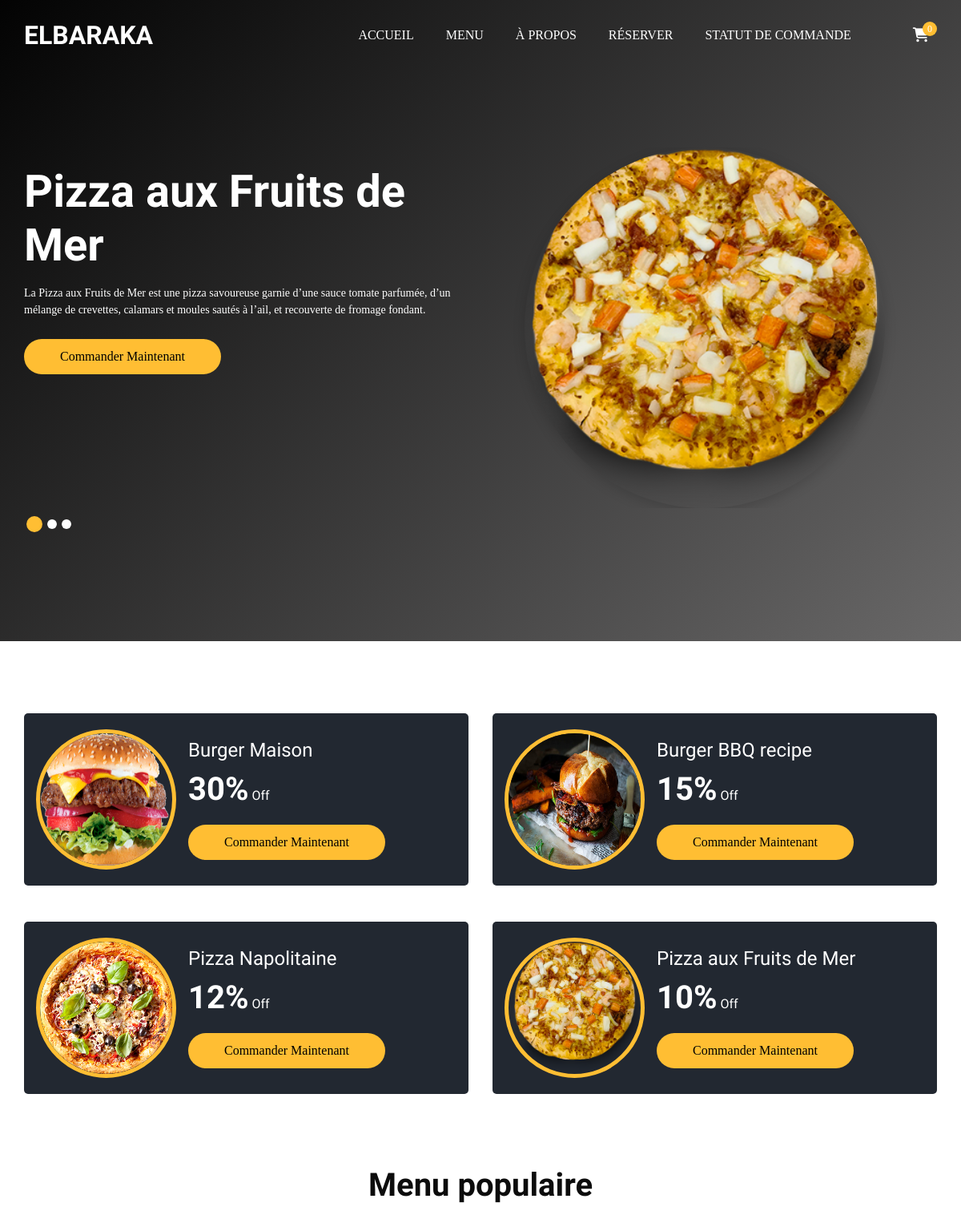
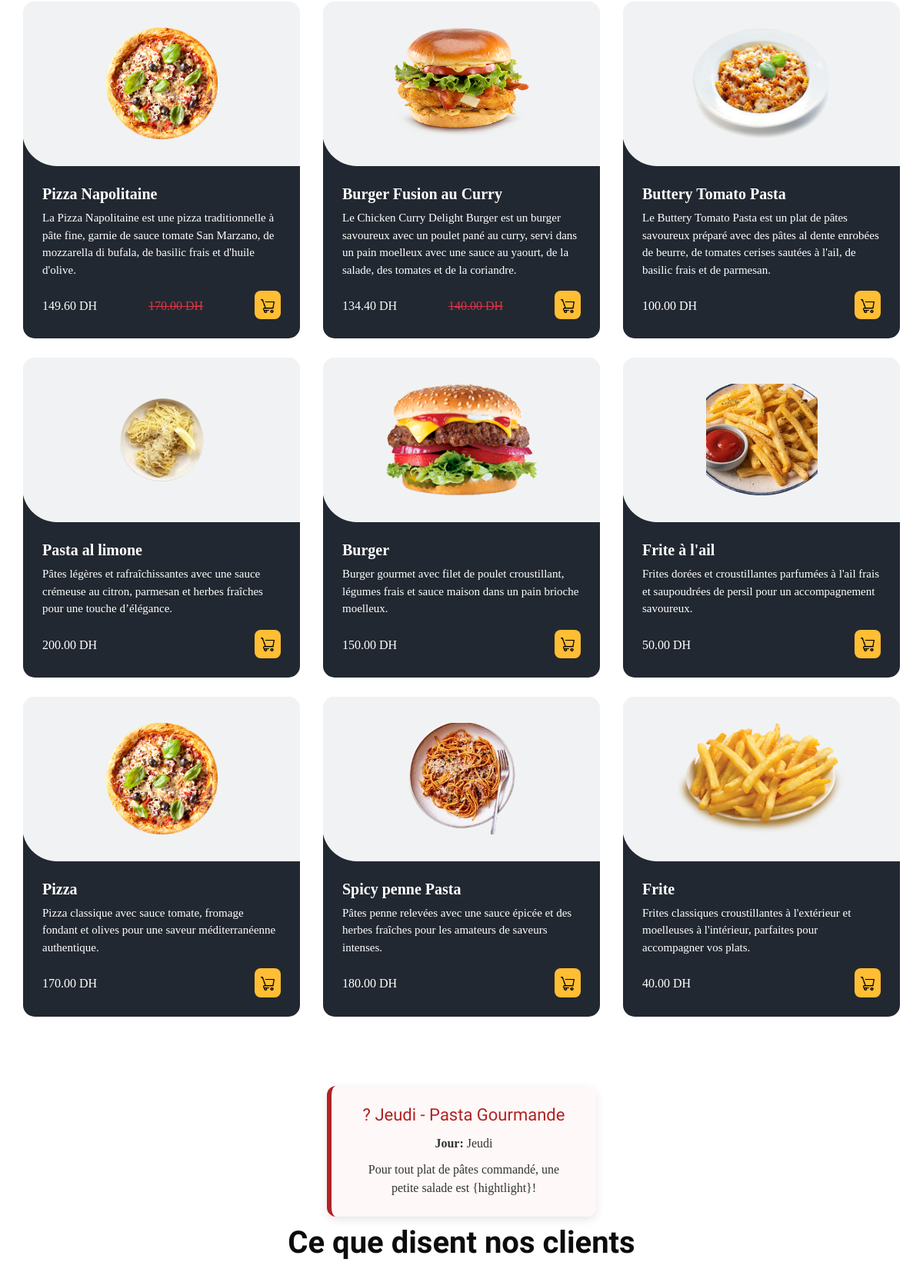
/client/index.php (upper part), run on the app's committed database (2 pictures, top to bottom).
### tables this page shows
CREATE TABLE `menu_items` (
  `id` int(11) NOT NULL,
  `name` varchar(255) NOT NULL,
  `description` text NOT NULL,
  `price` decimal(10,2) NOT NULL,
  `discount` int(11) NOT NULL DEFAULT 0,
  `image_url` varchar(255) NOT NULL,
  `sales_count` int(11) DEFAULT 0,
  `category_id` int(11) DEFAULT NULL,
  `created_at` timestamp NOT NULL DEFAULT current_timestamp()
);

CREATE TABLE `promotions` (
  `id` int(11) NOT NULL,
  `day_name` varchar(50) NOT NULL,
  `day_of_week` int(11) NOT NULL,
  `title` varchar(255) NOT NULL,
  `description` text NOT NULL,
  `highlight_text` varchar(255) DEFAULT NULL
);

### client/food_section.php (the view)
<?php
    require_once 'db.php';
    function getMenuItems()
    {
        global $pdo;
        try {
            $stmt = $pdo->query("SELECT *, price - (price * discount / 100) AS discounted_price FROM menu_items ORDER BY sales_count LIMIT 9");
            return $stmt->fetchAll(PDO::FETCH_ASSOC);
        } catch (PDOException $e) {
            error_log("Query failed: " . $e->getMessage());
            return [];
        }
    }
    $menuItems = getMenuItems();
?>
<section class="food_section layout_padding-bottom">
    <div class="container">
        <div class="heading_container heading_center">
            <h2>Menu populaire</h2>
        </div>
        <div class="filters-content">
            <div class="row grid">
                <?php if (! empty($menuItems)): ?>
<?php foreach ($menuItems as $item): ?>
                        <div class="col-sm-6 col-lg-4 all">
                            <div class="box">
                                <div>
                                    <div class="img-box">
                                        <img src="<?php echo htmlspecialchars($item['image_url']); ?>" alt="<?php echo htmlspecialchars($item['name']); ?>" />
                                    </div>
                                    <div class="detail-box">
                                        <h5><?php echo htmlspecialchars($item['name']); ?></h5>
                                        <p><?php echo htmlspecialchars($item['description']); ?></p>
                                        <div class="options">
                                            <?php if ($item['discount'] > 0): ?>
                                                <h6 class="text-light"><?php echo htmlspecialchars(number_format($item['discounted_price'], 2)); ?> DH</h6>
                                                <h6 class="text-danger"><del><?php echo htmlspecialchars(number_format($item['price'], 2)); ?> DH</del></h6>
                                            <?php else: ?>
                                                <h6><?php echo htmlspecialchars(number_format($item['price'], 2)); ?> DH</h6>
                                            <?php endif; ?>
                                            <button class="add-to-cart" onclick="addToCart(<?php echo htmlspecialchars($item['id']); ?>)">
                                                <img src="icons/cart.png" alt="Add to cart" width="22px">
                                            </button>
                                        </div>
                                    </div>
                                </div>
                            </div>
                        </div>
                    <?php endforeach; ?>
<?php else: ?>
                    <div class="col-12 text-center">
                        <p>No menu items available.</p>
                    </div>
                <?php endif; ?>
            </div>
        </div>
    </div>
</section>

### client/header.php (shortened to what this page needs)
<!DOCTYPE html>
<html>
  <head>
    <link rel="stylesheet" type="text/css" href="css/bootstrap.css" />
    <link
      rel="stylesheet"
      type="text/css"
      href="https://cdnjs.cloudflare.com/ajax/libs/OwlCarousel2/2.3.4/assets/owl.carousel.min.css"
    />
    <link
      rel="stylesheet"
      href="https://cdnjs.cloudflare.com/ajax/libs/jquery-nice-select/1.1.0/css/nice-select.min.css"
    />
    <link rel="stylesheet" href="https://cdnjs.cloudflare.com/ajax/libs/font-awesome/6.7.2/css/all.min.css" />
    <link href="css/style.css" rel="stylesheet" />
    <link href="css/responsive.css" rel="stylesheet" />
  </head>

### client/index.php (shortened to what this page needs)
<?php include_once 'header.php'; ?>
<body>
<div class="hero_area">
    <div class="bg-box" style="background: linear-gradient(135deg, #030303, #696868)">
    </div>
    <header class="header_section">
        <div class="container">
            <?php include_once 'nav.php'?>
        </div>
    </header>
    <?php include_once 'slider.php'; ?>
</div>
<?php include_once 'offer.php'; ?>
<?php include 'food_section.php'; ?>
<?php include 'promo.php'; ?>
<?php include_once 'client.php'; ?>
</body>
</html>

### client/nav.php (shortened to what this page needs)
<?php
    $cart_count = 0;
?>
<nav class="navbar navbar-expand-lg custom_nav-container">
    <a class="navbar-brand" href="index.php">
        <span>ELBARAKA</span>
    </a>
    <div class="collapse navbar-collapse" id="navbarSupportedContent">
        <ul class="navbar-nav mx-auto">
            <li class="nav-item">
                <a class="nav-link" href="index.php">Accueil</a>
            </li>
            <li class="nav-item">
                <a class="nav-link" href="menu.php">Menu</a>
            </li>
            <li class="nav-item">
                <a class="nav-link" href="about.php">À propos</a>
            </li>
            <li class="nav-item">
                <a class="nav-link" href="book.php">Réserver</a>
            </li>
            <li class="nav-item">
                <a class="nav-link" href="order_status.php">Statut de Commande</a>
            </li>
        </ul>
        <div class="user_option">
            <a href="cart.php" class="cart_link">
                <i class="fa fa-shopping-cart"></i>
                <?php if ($cart_count >= 0): ?>
                <span class="cart-count"><?php echo $cart_count; ?></span>
                <?php endif; ?>
            </a>
        </div>
    </div>
</nav>

### client/slider.php
<?php
    require_once 'db.php';
    function getTopMenuItems()
    {
        global $pdo;
        $stmt = $pdo->query("SELECT * FROM menu_items ORDER BY created_at DESC LIMIT 3");
        return $stmt->fetchAll(PDO::FETCH_ASSOC);
    }
    $topMenuItems = getTopMenuItems();
?>
<section class="slider_section">
    <div id="customCarousel1" class="carousel slide" data-ride="carousel">
        <div class="carousel-inner">
            <?php foreach ($topMenuItems as $index => $item): ?>
                <div class="carousel-item<?php echo $index === 0 ? ' active' : ''; ?>">
                    <div class="container">
                        <div class="row">
                            <div class="col-md-7 col-lg-6">
                                <div class="detail-box">
                                    <h1><?php echo htmlspecialchars($item['name']); ?></h1>
                                    <p><?php echo htmlspecialchars($item['description']); ?></p>
                                    <div class="btn-box">
                                        <button class="btn1" onclick="addToCart(<?php echo htmlspecialchars($item['id']); ?>)">
		                                            Commander Maintenant
		                                        </button>
                                    </div>
                                </div>
                            </div>
                            <div class="col-md-5 col-lg-6">
                                <img src="<?php echo htmlspecialchars($item['image_url']); ?>" alt="" class="img-fluid" />
                            </div>
                        </div>
                    </div>
                </div>
            <?php endforeach; ?>
        </div>
        <div class="container">
            <ol class="carousel-indicators">
                <?php foreach ($topMenuItems as $index => $item): ?>
                    <li data-target="#customCarousel1" data-slide-to="<?php echo $index; ?>" class="<?php echo $index === 0 ? ' active' : ''; ?>"></li>
                <?php endforeach; ?>
            </ol>
        </div>
    </div>
</section>

### client/offer.php
<?php
    require_once 'db.php';
    function getOffers()
    {
        global $pdo;
        $stmt = $pdo->query("SELECT * FROM menu_items where discount > 0 ORDER BY discount DESC LIMIT 4");
        return $stmt->fetchAll(PDO::FETCH_ASSOC);
    }
    $offers = getOffers();
?>
<section class="offer_section layout_padding-bottom">
    <div class="container">
        <div class="row">
            <?php foreach ($offers as $offer): ?>
                <div class="col-md-6">
                    <div class="box">
                        <div class="img-box">
                            <img src="<?php echo htmlspecialchars($offer['image_url']); ?>" alt="<?php echo htmlspecialchars($offer['name']); ?>" />
                        </div>
                        <div class="detail-box">
                            <h5><?php echo htmlspecialchars($offer['name']); ?></h5>
                            <h6><span><?php echo htmlspecialchars(number_format($offer['discount'], 0)); ?>%</span> Off</h6>
                            <div class="btn-box">
                                        <button class="btn1" onclick="addToCart(<?php echo htmlspecialchars($offer['id']); ?>)">
		                                            Commander Maintenant
		                                        </button>
                                    </div>
                        </div>
                    </div>
                </div>
            <?php endforeach; ?>
        </div>
    </div>
</section>

### client/promo.php (shortened to what this page needs)
<?php
    require_once 'db.php';
    function getPromotions()
    {
        global $pdo;
        $stmt = $pdo->query("SELECT * FROM promotions ORDER BY day_of_week");
        return $stmt->fetchAll(PDO::FETCH_ASSOC);
    }
    $promotions = getPromotions();
    $currentDay = date('w');
    $currentDayPromotions = array_filter($promotions, function ($promo) use ($currentDay) {
        return $promo['day_of_week'] == $currentDay;
    });
if (! empty($currentDayPromotions)): ?>
    <div class="promo-container">
        <?php foreach ($currentDayPromotions as $promo): ?>
            <div class="promo-card" data-day="<?php echo htmlspecialchars($promo['day_of_week']); ?>">
                <h2><?php echo htmlspecialchars($promo['title']); ?></h2>
                <p><strong>Jour:</strong>                                                                                                                                                                                                                                                                                                                                                                                  <?php echo htmlspecialchars($promo['day_name']); ?></p>
                <?php
                    $description = str_replace(
                        '{highlight}',
                        '<span class="highlight">' . htmlspecialchars($promo['highlight_text']) . '</span>',
                        htmlspecialchars($promo['description'])
                    );
                    echo $description;
                ?>
            </div>
        <?php endforeach; ?>
    </div>
<?php endif; ?>

### client/client.php (shortened to what this page needs)
<section class="client_section layout_padding-bottom">
    <div class="container">
        <div class="heading_container heading_center psudo_white_primary mb_45">
            <h2>Ce que disent nos clients</h2>
        </div>
    </div>
</section>

### client/css/responsive.css (style rules this page uses)
@media (min-width: 1200px) { .container { max-width: 1170px; } }

### data on the page
menu_items: name "Pizza aux Fruits de Mer", description "La Pizza aux Fruits de Mer est une pizza savoureuse garnie d’une sauce tomate parfumée, d’un mélange de crevettes, calamars et moules sautés à l’ail, et recouverte de fromage fondant.", image_url (picture), discount "10"
menu_items: image_url (picture), name "Pizza Napolitaine", discount "12", description "La Pizza Napolitaine est une pizza traditionnelle à pâte fine, garnie de sauce tomate San Marzano, de mozzarella di bufala, de basilic frais et d'huile d'olive.", discounted_price "149.60", price "170.00"
menu_items: image_url (picture), name "Pizza", description "Pizza classique avec sauce tomate, fromage fondant et olives pour une saveur méditerranéenne authentique.", price "170.00"
menu_items: image_url (picture), name "Burger Maison", discount "30"
menu_items: image_url (picture), name "Burger BBQ recipe", discount "15"
menu_items: image_url (picture), name "Burger Fusion au Curry", description "Le Chicken Curry Delight Burger est un burger savoureux avec un poulet pané au curry, servi dans un pain moelleux avec une sauce au yaourt, de la salade, des tomates et de la coriandre.", discounted_price "134.40", price "140.00"
menu_items: image_url (picture), name "Buttery Tomato Pasta", description "Le Buttery Tomato Pasta est un plat de pâtes savoureux préparé avec des pâtes al dente enrobées de beurre, de tomates cerises sautées à l'ail, de basilic frais et de parmesan.", price "100.00"
menu_items: image_url (picture), name "Pasta al limone", description "Pâtes légères et rafraîchissantes avec une sauce crémeuse au citron, parmesan et herbes fraîches pour une touche d’élégance.", price "200.00"
menu_items: image_url (picture), name "Burger", description "Burger gourmet avec filet de poulet croustillant, légumes frais et sauce maison dans un pain brioche moelleux.", price "150.00"
menu_items: image_url (picture), name "Frite à l'ail", description "Frites dorées et croustillantes parfumées à l'ail frais et saupoudrées de persil pour un accompagnement savoureux.", price "50.00"
menu_items: image_url (picture), name "Spicy penne Pasta", description "Pâtes penne relevées avec une sauce épicée et des herbes fraîches pour les amateurs de saveurs intenses.", price "180.00"
menu_items: image_url (picture), name "Frite", description "Frites classiques croustillantes à l'extérieur et moelleuses à l'intérieur, parfaites pour accompagner vos plats.", price "40.00"
promotions: title "? Jeudi - Pasta Gourmande", day_name "Jeudi", description "Pour tout plat de pâtes commandé, une petite salade est {hightlight}!"

### other printed values
$cart_count "0"
